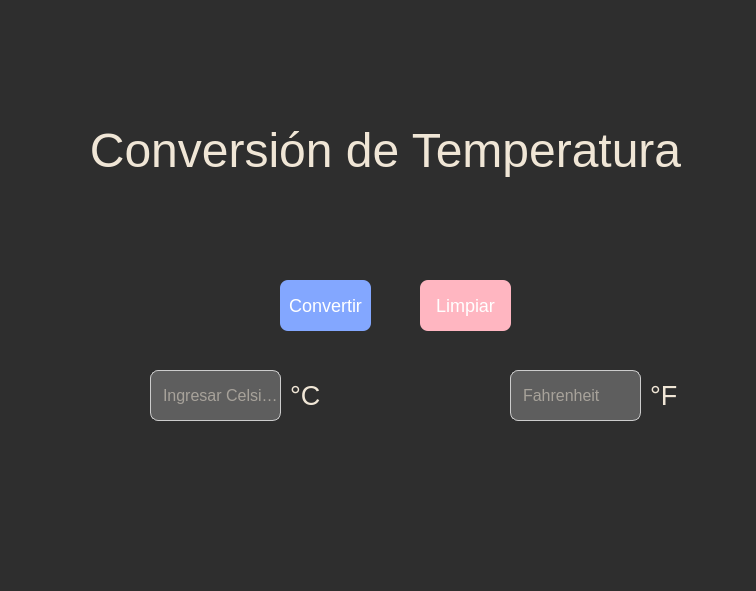
<?xml version="1.0" encoding="UTF-8"?>
<ui version="4.0">
 <class>Dialog</class>
 <widget class="QDialog" name="Dialog">
  <property name="geometry">
   <rect>
    <x>0</x>
    <y>0</y>
    <width>756</width>
    <height>591</height>
   </rect>
  </property>
  <property name="windowTitle">
   <string>Convertidor de Temperatura</string>
  </property>
  <property name="styleSheet">
   <string notr="true">
     background-color: #2e2e2e; /* Fondo oscuro */
     font-family: 'San Francisco', sans-serif; /* Fuente del sistema en macOS */
     color: #f0e6d6; /* Letras en blanco crema */
   </string>
  </property>

  <!-- Label principal -->
  <widget class="QLabel" name="label">
   <property name="geometry">
    <rect>
     <x>80</x>
     <y>80</y>
     <width>611</width>
     <height>141</height>
    </rect>
   </property>
   <property name="font">
    <font>
     <pointsize>36</pointsize>
    </font>
   </property>
   <property name="alignment">
    <set>Qt::AlignCenter</set>
   </property>
   <property name="text">
    <string>&lt;html&gt;&lt;head/&gt;&lt;body&gt;&lt;p align=&quot;center&quot;&gt;Conversión de Temperatura&lt;/p&gt;&lt;/body&gt;&lt;/html&gt;</string>
   </property>
  </widget>

  <!-- Campo Celsius -->
  <widget class="QLineEdit" name="celsius">
   <property name="geometry">
    <rect>
     <x>150</x>
     <y>370</y>
     <width>131</width>
     <height>51</height>
    </rect>
   </property>
   <property name="placeholderText">
    <string>Ingresar Celsius</string>
   </property>
   <property name="styleSheet">
    <string notr="true">
      background-color: #5e5e5e; /* Fondo del campo input */
      border: 1px solid #ccc;
      border-radius: 8px;
      padding-left: 10px;
      font-size: 16px;
      color: #f0e6d6; /* Texto en blanco crema */
    </string>
   </property>
  </widget>

  <!-- Símbolo Celsius -->
  <widget class="QLabel" name="symbolCelsius">
   <property name="geometry">
    <rect>
     <x>290</x>
     <y>380</y>
     <width>40</width>
     <height>30</height>
    </rect>
   </property>
   <property name="text">
    <string>°C</string>
   </property>
   <property name="font">
    <font>
     <pointsize>20</pointsize>
    </font>
   </property>
   <property name="styleSheet">
    <string notr="true">
      color: #f0e6d6; /* Texto en blanco crema */
    </string>
   </property>
  </widget>

  <!-- Campo Fahrenheit -->
  <widget class="QLineEdit" name="farenheit">
   <property name="geometry">
    <rect>
     <x>510</x>
     <y>370</y>
     <width>131</width>
     <height>51</height>
    </rect>
   </property>
   <property name="placeholderText">
    <string>Fahrenheit</string>
   </property>
   <property name="readOnly">
    <bool>true</bool>
   </property>
   <property name="styleSheet">
    <string notr="true">
      background-color: #5e5e5e; /* Fondo del campo input */
      border: 1px solid #ccc;
      border-radius: 8px;
      padding-left: 10px;
      font-size: 16px;
      color: #f0e6d6; /* Texto en blanco crema */
    </string>
   </property>
  </widget>

  <!-- Símbolo Fahrenheit -->
  <widget class="QLabel" name="symbolFahrenheit">
   <property name="geometry">
    <rect>
     <x>650</x>
     <y>380</y>
     <width>40</width>
     <height>30</height>
    </rect>
   </property>
   <property name="text">
    <string>°F</string>
   </property>
   <property name="font">
    <font>
     <pointsize>20</pointsize>
    </font>
   </property>
   <property name="styleSheet">
    <string notr="true">
      color: #f0e6d6; /* Texto en blanco crema */
    </string>
   </property>
  </widget>

  <!-- Botón Convertir -->
  <widget class="QPushButton" name="convertir">
   <property name="geometry">
    <rect>
     <x>280</x>
     <y>280</y>
     <width>91</width>
     <height>51</height>
    </rect>
   </property>
   <property name="text">
    <string>Convertir</string>
   </property>
   <property name="styleSheet">
    <string notr="true">
      background-color: #83a7ff; /* Azul pastel */
      color: white;
      border-radius: 8px;
      font-size: 18px;
    </string>
   </property>
   <property name="toolTip">
    <string>Convierte Celsius a Fahrenheit</string>
   </property>
  </widget>

  <!-- Botón Limpiar -->
  <widget class="QPushButton" name="limpiar">
   <property name="geometry">
    <rect>
     <x>420</x>
     <y>280</y>
     <width>91</width>
     <height>51</height>
    </rect>
   </property>
   <property name="text">
    <string>Limpiar</string>
   </property>
   <property name="styleSheet">
    <string notr="true">
      background-color: #ffb6c1; /* Rosa pastel */
      color: white;
      border-radius: 8px;
      font-size: 18px;
    </string>
   </property>
   <property name="toolTip">
    <string>Limpia los campos</string>
   </property>
  </widget>

  
 </widget>

 <resources>
  <include location="../resources/images/timo.qrc"/>
 </resources>
 <connections/>
</ui>
